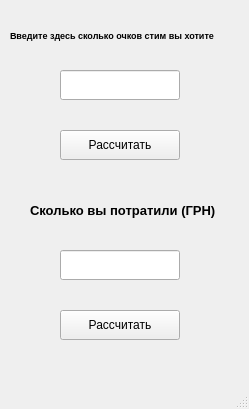
<?xml version="1.0" encoding="UTF-8"?>
<ui version="4.0">
 <class>MainWindow</class>
 <widget class="QMainWindow" name="MainWindow">
  <property name="geometry">
   <rect>
    <x>0</x>
    <y>0</y>
    <width>249</width>
    <height>409</height>
   </rect>
  </property>
  <property name="windowTitle">
   <string>SteamPoinsts calc</string>
  </property>
  <widget class="QWidget" name="centralwidget">
   <widget class="QPushButton" name="pushButton">
    <property name="geometry">
     <rect>
      <x>60</x>
      <y>130</y>
      <width>120</width>
      <height>30</height>
     </rect>
    </property>
    <property name="text">
     <string>Рассчитать</string>
    </property>
   </widget>
   <widget class="QLineEdit" name="lineEdit">
    <property name="geometry">
     <rect>
      <x>60</x>
      <y>70</y>
      <width>120</width>
      <height>30</height>
     </rect>
    </property>
    <property name="statusTip">
     <string/>
    </property>
   </widget>
   <widget class="QLabel" name="label">
    <property name="geometry">
     <rect>
      <x>10</x>
      <y>10</y>
      <width>249</width>
      <height>51</height>
     </rect>
    </property>
    <property name="font">
     <font>
      <pointsize>7</pointsize>
      <weight>75</weight>
      <bold>true</bold>
     </font>
    </property>
    <property name="text">
     <string>Введите здесь сколько очков стим вы хотите</string>
    </property>
    <property name="margin">
     <number>0</number>
    </property>
   </widget>
   <widget class="QLineEdit" name="lineEdit_2">
    <property name="geometry">
     <rect>
      <x>60</x>
      <y>250</y>
      <width>120</width>
      <height>30</height>
     </rect>
    </property>
    <property name="statusTip">
     <string/>
    </property>
   </widget>
   <widget class="QLabel" name="label_2">
    <property name="geometry">
     <rect>
      <x>30</x>
      <y>200</y>
      <width>201</width>
      <height>21</height>
     </rect>
    </property>
    <property name="font">
     <font>
      <pointsize>10</pointsize>
      <weight>75</weight>
      <bold>true</bold>
     </font>
    </property>
    <property name="text">
     <string>Сколько вы потратили (ГРН)</string>
    </property>
    <property name="margin">
     <number>0</number>
    </property>
   </widget>
   <widget class="QPushButton" name="pushButton_2">
    <property name="geometry">
     <rect>
      <x>60</x>
      <y>310</y>
      <width>120</width>
      <height>30</height>
     </rect>
    </property>
    <property name="text">
     <string>Рассчитать</string>
    </property>
   </widget>
  </widget>
  <widget class="QStatusBar" name="statusbar"/>
 </widget>
 <resources/>
 <connections/>
</ui>
